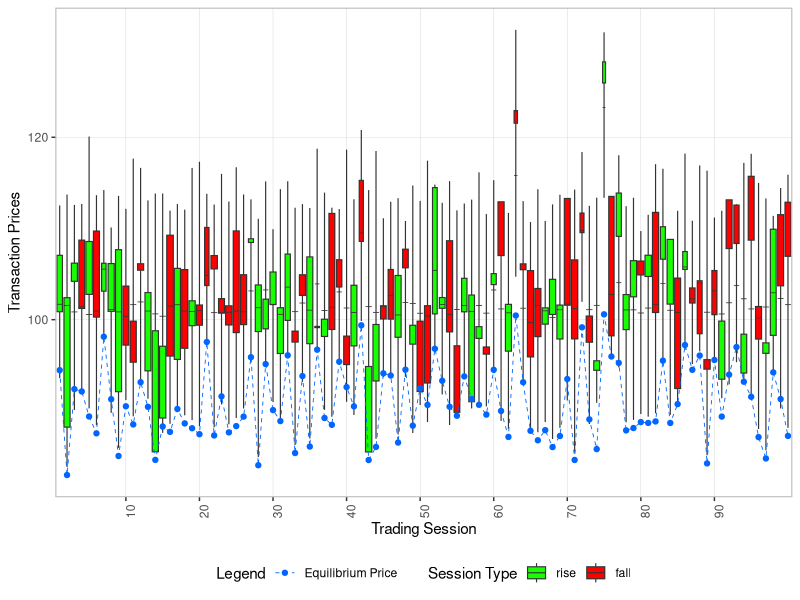
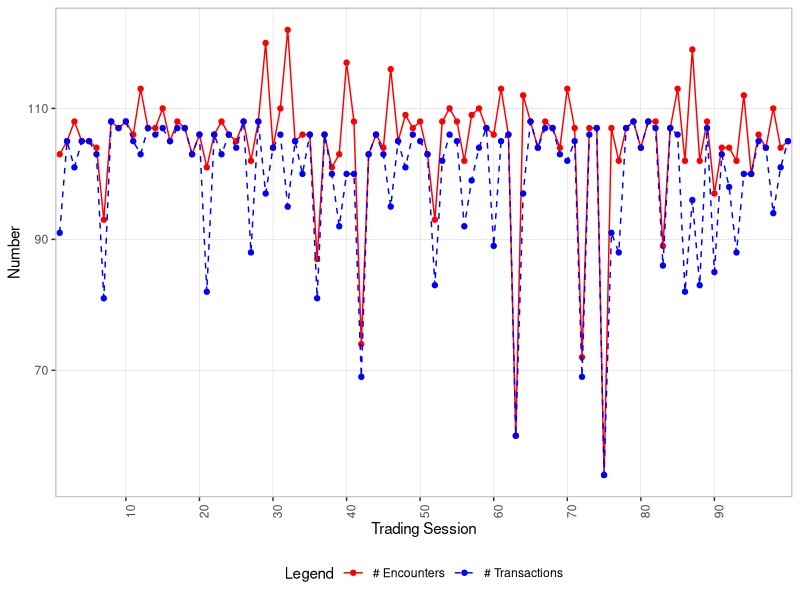

The R script that drew these images, in order: (Note: this script raises an error after producing the figures.)
closeAllConnections()
rm(list=ls())
gc()
library(ggplot2)
library(knitr)
library(dplyr)
library(magrittr)
library(evd)
set.seed(19888)
#set.seed(1988)
#set.seed(1)

N_ = 100
# supply_seed = c(500, 490, 505, 520, 202, 301, 380, 450, 500, 510)
#random_gumble = rgumbel(100, loc = 10, scale = 10)
random_gumble = rgumbel(N_, loc = 10, scale = 10)
# hist(random_gumble)
supply_seed = 113 - random_gumble
# hist(supply_seed)
supply_seed = as.integer(supply_seed)   # rbinom must take integer as parameter
bid_price_loop = list()
bid_quantity_loop = list()
b_e_loop = list()
bid_open = list()
bid_close = list()
S_loop = list()
transaction_loop = list()
number_encounter = list()
number_transaction = list()
unsatisfied_demand = list()
unsatisfied_ratio = list()
total_demand_loop = list()
total_supply_loop = list()

Z_loop = list()
Z_3_loop = list()
D_loop = list()

K_ = 10 #number of suppliers
I_ = 100
WC_loop = rweibull(I_*K_*N_, shape = 1, scale = 1)
WC_loop = matrix(data = WC_loop, nrow = K_*I_, ncol = N_) #each column corresponds to a particualr loop
stc = rnorm(K_, 10, 5)


for (loop in 1:length(supply_seed)){
  local_supply_seed = supply_seed[loop]
  
  
  a = 300 #parameter in search cost sc= a * EZ^2 * s_k
  b = 50
  K = 1:K_
  I = 1:I_
  
  
  D_ = rnorm(I_, 10, 3) + 0.2
  S_ = rnorm(K_, supply_seed[loop], 1)
  
  Z_loop[[loop]] = sum(D_) - sum(S_)
  D_loop[[loop]] = sum(D_)
  
  #D_ = D_ + D_carriedover
  c = rnorm(I_, 100,  5)
  
  #S_ = S_ + S_carriedover
  D = D_
  S = S_
  Z = sum(D) - sum(S)
  Z_3_loop[[loop]] = Z
  
  ################################################
  ############## Competitive Mkt  ################
  ################################################
  # # SC_competitive = sapply(1:I_, function(i){mean(Z ^ 2 /(a * S_))}) #WTP = marginal sc
  # # WTP = SC_competitive + c
  # WTP = c
  # most_want_to_less_want_order = order( - WTP)
  # #check 
  # #SC_competitive[most_want_to_less_want_order]
  # 
  # if (sum(D) < sum(S)){
  #   b_e = min(c)
  # }
  # else{
  #     tmp = 0
  #     d_tmp = 0
  #     while (d_tmp - sum(S) < 0){
  #       tmp = tmp + 1 
  #       print(tmp)
  #       d_tmp = d_tmp + D[most_want_to_less_want_order[tmp]]
  #     }
  #     b_e = WTP[most_want_to_less_want_order[tmp]]
  #   }
  
  
  #Equilibrium Price Calculation Function----
  b_e_fn = function(D, S, c){
    WTP = c
    most_want_to_less_want_order = order( - WTP)
    if (sum(D) < sum(S)){
      b_e = min(c)
    }
    else{
      tmp = 0
      d_tmp = 0
      while (d_tmp - sum(S) < 0){
        tmp = tmp + 1 
        print(tmp)
        d_tmp = d_tmp + D[most_want_to_less_want_order[tmp]]
      }
      b_e = WTP[most_want_to_less_want_order[tmp]]
    }
    return(b_e)
  }
  
  b_e = b_e_fn(D_, S_, c)
  b_e_loop[[loop]] = b_e
  
  b_e_tilda = mean(unlist(b_e_loop))
  
  ################################################
  ############## Auction Setting  ################
  ################################################
  
  # WC_raw = rweibull(I_*K_, shape = 1, scale = 1)
  WC_raw = WC_loop[,loop]
  
  WC = matrix(data = WC_raw, nrow = K_, ncol = I_) #each column corresponds to a buyer
  event = matrix(data = rank(WC_raw), nrow = K_, ncol = I_)
  event = t(event)
  
  WC_est = rexp(K_, rate = abs(Z)/b)
  
  #check 
  for (i in 1:(I_*K_)){
    supplier = which(event == i) %/% I_ + 1 #integerpart + 1
    buyer = which(event == i) %% I_ 
    print(c(supplier, buyer))
  }
  ################################
  #Buyer's side
  
  buyers_visit_order = sapply(1:I_, function(i) {rank(WC[,i])}) #each column corresponds to a buyer
  buyers_visit_order = t(buyers_visit_order)
  WC = t(WC)
  
  optimal_bid_fn = function(buyers_visit_order, i, S, a){
    order_local = buyers_visit_order[i,]
    Z_tilda_local = sapply(1:K_, function(k){sum(D_) - K_ * mean(S[order_local][1:k])})
    Z_tilda_local = max(Z_tilda_local, 0)
    search_cost_local = Z_tilda_local^2 / (a * S[order_local])
    bid_local = (K_-2)/(K_-1) + search_cost_local  + c[i]
    return(c(bid_local,search_cost_local))
  }
  c(1:K_)
  bid_= sapply(1:I_, function(i){optimal_bid_fn(buyers_visit_order, i , S_, a)})
  bid = t(bid_[c(1:K_),]) #bid
  bid_seq = bid
  bid = t(sapply(1:I_, function(i)bid[i,][buyers_visit_order[i,]]))
  search_cost = t(bid_[-c(1:K_),]) #search cost
  search_cost = t(sapply(1:I_, function(i)search_cost[i,][buyers_visit_order[i,]]))
  #############################
  #supplier
  
  ################################################
  ############## Acceptance Rule  ################
  ################################################
  # #acceptance rule 1
  B_1 = function(b_ik, supplier, est_WC){
    b_k_est = sort(bid[,supplier], decreasing =  T)[10] 
    return( (b_ik >= b_k_est - est_WC) &
              (b_ik >= (b_e_tilda - stc[supplier] - est_WC[supplier])) )
  }
  
  
  # 
  # #acceptance rule 4
  
  
  
  B_4 = function(b_ik, supplier, est_WC){
    return( (b_ik >= (b_e - est_WC[supplier])) & 
              (b_ik >= (b_e_tilda - stc[supplier] - est_WC[supplier])) )
  }
  
  
  
  ##########################################
  ############## Mkt Price  ################
  ##########################################
  #bid_est = rep(NULL, K_)
  bid_accepted_p = list(list(), list(), list(),list(), list(),
                        list(), list(), list(),list(), list()) #list of K_ lists!!!
  bid_accepted_q = bid_accepted_p
  bid_open_close = list()
  
  i = 1
  encounter = 0
  while (i <= (I_*K_) & length(K) > 0){
    print(i)
    supplier = which(event == i) %/% I_ + 1
    buyer = which(event == i) %% I_ 
    print(paste("Buyer", buyer, "is SUPPOSEDLY visiting Supplier", supplier))
    if (supplier %in% K & buyer %in% I){
      encounter  = encounter + 1
      q_ik = D[buyer] #bid quantity
      b_ik = bid[buyer, supplier] #bid price
      print(paste("Buyer", buyer, "is visiting Supplier",supplier))
      print(paste("Buyer's bid price - quantity pair is (", b_ik, ", ", q_ik, ")"))
      print(paste("Supplier's Supply is ", S[supplier]))
      
      q_ik_a = 0
      
      
      if(B_4(b_ik, supplier, WC_est)){  #Depends on accpeted rule
        print("bid accepted") 
        q_ik_a = min(S[supplier], q_ik)
        bid_accepted_p[[supplier]] = append(bid_accepted_p[[supplier]], b_ik) #double [[]]!
        bid_accepted_q[[supplier]] = append(bid_accepted_q[[supplier]], q_ik_a)
        bid_open_close = append(bid_open_close, b_ik)
      }
      else{print("bid rejected")
      }
      S[supplier] = S[supplier] - q_ik_a
      D[buyer] = D[buyer] - q_ik_a
      
      if(S[supplier] == 0){
        K = K[!K == supplier]  #K = K[-which(K == supplier)]
        print(paste("Supplier", supplier, "is out of mkt."))
      }
      if(D[buyer] == 0){
        I = I[!I == buyer] #I = I[-which(I == buyer)]
        print(paste("Buyer", buyer, "is out of mkt."))
      }
      print(paste("Supplier's Supply after decision is now ", S[supplier]))
      
    }
    else{print("Pass")}
    i = i + 1
  }
  
  #Final Result (bid_accpeted is a Class 3 object)
  #Contains all information
  bid_accepted = list(supplier_1 = NULL, supplier_2 = NULL, supplier_3 = NULL)
  for (i in 1:K_){ #note K is empty set right now!!
    print(i)
    bid_accepted[[i]] = data.frame(cbind(unlist(bid_accepted_p[[i]]), unlist(bid_accepted_q[[i]])))
  }
  
  #######################################################
  #######################################################
  bid_accepted_price = data.frame(
    price = unlist(
      lapply(1:K_, function(i)unlist(bid_accepted_p[[i]]))
    )
  ) #double list==>double unlist
  #number of buyers at each supplier
  number_buyer_severed = lapply(1:K_, function(i)length(bid_accepted_p[[i]])) 
  # construct a factor indicating supplier matching price column
  bid_accepted_price$supplier = unlist(lapply(1:K_, function(i)rep(i, number_buyer_severed[i])))
  bid_accepted_price$supplier = factor(bid_accepted_price$supplier)     
  
  
  bid_accepted_qunatity = data.frame(
    quantity = unlist(
      lapply(1:K_, function(i)unlist(bid_accepted_q[[i]]))
    )
  ) #double list==>double unlist
  #number of buyers at each supplier
  # construct a factor indicating supplier matching price column
  bid_accepted_qunatity$supplier = unlist(lapply(1:K_, function(i)rep(i, number_buyer_severed[i])))
  bid_accepted_qunatity$supplier = factor(bid_accepted_qunatity$supplier)   
  
  bid_price_loop[[loop]] = bid_accepted_price
  bid_quantity_loop[[loop]] = bid_accepted_qunatity
  bid_open[[loop]] = bid_open_close[[1]]
  bid_close[[loop]] = bid_open_close[[length(bid_open_close)]]
  S_loop[[loop]] = S_ 
  transaction_loop[[loop]] = S_ - S
  number_transaction[[loop]] = sum(unlist(number_buyer_severed))
  number_encounter[[loop]] = encounter
  # D_carriedover = D
  #S_carriedover = S
  unsatisfied_demand[[loop]] = sum(D)
  unsatisfied_ratio[[loop]] = sum(D) / sum(D_)
  total_demand_loop[[loop]] = sum(D_)
  total_supply_loop[[loop]] = sum(S_)
}


#######################################################
######################   GGplot    ####################
#######################################################
price_loop_plot = lapply(1:length(supply_seed), function(i){bid_price_loop[[i]]$price})
number_loop_plot = lapply(1:length(supply_seed), function(i){dim(bid_price_loop[[i]])[1]})
price_loop_plot = data.frame(price = unlist(price_loop_plot))
price_loop_plot$ts = unlist(lapply(1:length(supply_seed), function(i){
  rep(i, number_loop_plot[i])  
}))
price_loop_plot$ts = as.factor(price_loop_plot$ts)


quantity_loop_plot = lapply(1:length(supply_seed), function(i){bid_quantity_loop[[i]]$quantity})

quantity_loop_plot = data.frame(quantity= unlist(quantity_loop_plot))
quantity_loop_plot$ts = unlist(lapply(1:length(supply_seed), function(i){
  rep(i, number_loop_plot[i])  
}))
quantity_loop_plot$ts = as.factor(quantity_loop_plot$ts)


#Trading volume-------
trading_volume= lapply(1:length(supply_seed), function(i){sum(transaction_loop[[i]])})
trading_volume = unlist(trading_volume)



price_mean = sapply(1:length(supply_seed), function(i){
  weighted.mean(price_loop_plot[price_loop_plot$ts==i, 1], 
                quantity_loop_plot[quantity_loop_plot$ts==i, 1])
})

price_max = 
  price_loop_plot%>%
  group_by(ts)%>%
  summarise_each(., funs(max))

price_min = 
  price_loop_plot%>%
  group_by(ts)%>%
  summarise_each(., funs(min))

price_open = unlist(bid_open)
price_close = unlist(bid_close)
price_equil = unlist(b_e_loop)


number_encounter = unlist(number_encounter)
number_transaction = unlist(number_transaction)
unsatisfied_demand = unlist(unsatisfied_demand)
unsatisfied_ratio = unlist(unsatisfied_ratio) * 100
excess_demand = unlist(total_demand_loop) - unlist(total_supply_loop)
jump_metric1 = (price_mean - price_equil)/price_equil * 100
jump_metric2 = (price_min[,2] - price_equil)/price_equil * 100
jump_metric3 = (price_close - price_equil)/price_equil * 100

demand_gen = unlist(D_loop)
excess_demand_gen = unlist(Z_loop)
excess_demand_actual = unlist(Z_3_loop)

other_df = data.frame(cbind(price_mean, price_open, price_close, price_equil,
                            number_encounter,
                            number_transaction,
                            unsatisfied_demand,
                            unsatisfied_ratio,
                            jump_metric1,
                            jump_metric2,
                            jump_metric3,
                            trading_volume,
                            excess_demand,
                            demand_gen,
                            excess_demand_gen,
                            excess_demand_actual))
candle_chart_df = full_join(price_min, price_max, by = "ts")
candle_chart_df%<>%
  bind_cols(., other_df)

candle_chart_df%<>%
  mutate(., price_upper = pmax(price_open, price_close))%>%
  mutate(., price_lower = pmin(price_open, price_close))%>%
  mutate(., type = as.numeric((price_open == price_lower)))

black.plain.angle30.size1.text <- element_text(angle = 90)

#ggplot-----
ggplot(candle_chart_df, aes(x = ts))+
  geom_boxplot(aes(
    fill = factor(type),
    ymin = price.x,
    lower = price_lower,
    middle = price_mean,
    upper = price_upper,
    ymax = price.y,
    width = trading_volume/1200), 
    fatten = 0.7,
    #
    stat = "identity",
    size = 0.4)+
  # geom_point(aes(x = ts, y = price_mean), color = "#FF9933")+
  # geom_line(aes(x = as.numeric(ts), y = price_mean), 
  #           linetype = 2,
  #           size = .3,
  #           color = "#FF9933")+
  geom_point(aes(x = ts, y = price_equil, color = "1"))+
  geom_line(aes(x = as.numeric(ts), y = price_equil,  color = "1"), 
            linetype = 2,
            size = .3)+
  # geom_point(aes(x = ts, y = number_encounter, color = "2")) +
  # geom_line(aes(x = as.numeric(ts), y = number_encounter, color = "2"),
  #           linetype = 2,
  #           size = .3)+
  # geom_point(aes(x = ts, y = number_transaction, color = "3")) +
  # geom_line(aes(x = as.numeric(ts), y = number_transaction, color = "3"),
  #           linetype = 2,
  #           size = .3)+
  # geom_point(aes(x = ts, y = 100 * unsatisfied_ratio, color = "4")) +
  # geom_line(aes(x = as.numeric(ts), y = 100 * unsatisfied_ratio, color = "4"),
  #           linetype = 2,
#           size = .3)+
# geom_point(aes(x = ts, y = jump_metric, color = "5")) +
# geom_line(aes(x = as.numeric(ts), y = jump_metric, color = "5"),
#           linetype = 2,
#           size = .3)+
xlab("Trading Session")+
  ylab("Transaction Prices")+
  # ggtitle("Transaction Prices in Type 3 Trading Sessions (10 Suppliers & 100 Buyers)")+
  scale_color_manual(name='Legend', 
                     labels = c("Equilibrium Price", 
                                "# Encounter",
                                "# Transaction", 
                                "Unfulfilled Ratio"),
                     values = c("#0066FF", "blue", 
                                "#FF0000","green"))+
  scale_fill_manual(name='Session Type', 
                    labels = c("rise", "fall"),
                    values=c("#17FF00", "red"))+
  scale_x_discrete(labels= seq(0, length(supply_seed) - 10, 10), 
                   breaks = seq(0, length(supply_seed) - 10, 10))+
  scale_y_continuous(labels = c("100", "120", "140", "160", "180"),
                     breaks = c(100, 120, 140, 160, 180))+
  theme(axis.text.x = black.plain.angle30.size1.text, 
        panel.background = element_rect(fill = "white"),
        panel.border = element_rect(fill = NA, colour = "grey", size = 0.8),
        panel.grid.major = element_line(colour = "grey", size = 0.1),
        legend.position	= "bottom",
        legend.box = "horizontal"
  )

ggsave("TS1_LowSC_Candle.pdf", width = 11.69, height = 8.27, units = "in")

# 

ggplot(candle_chart_df)+
  geom_point(aes(x = ts, y = number_encounter, color = "# Encounters")) +
  geom_line(aes(x = as.numeric(ts), y = number_encounter, color = "# Encounters"))+
  geom_point(aes(x = ts, y = number_transaction, color = "# Transactions")) +
  geom_line(aes(x = as.numeric(ts), y = number_transaction, color = "# Transactions"),linetype = "dashed")+
  xlab("Trading Session")+
  ylab("Number")+
  #  ggtitle("Number of Encounters across Trading Sessions (10 Suppliers & 100 Buyers)")+
  scale_x_discrete(labels= seq(0, length(supply_seed) - 10, 10),
                   breaks = seq(0, length(supply_seed) - 10, 10))+
  scale_color_manual(name = "Legend",
                     labels = c("# Encounters", "# Transactions"),
                     values = c("red", "blue"))+
  theme(axis.text.x = black.plain.angle30.size1.text,
        panel.background = element_rect(fill = "white"),
        panel.border = element_rect(fill = NA, colour = "grey", size = 0.8),
        panel.grid.major = element_line(colour = "grey", size = 0.1),
        legend.position	= "bottom"
  )

ggsave("TS1_LowSC_Encounter.pdf", width = 8, height = 6, units = "in")

ggplot(candle_chart_df)+
  geom_point(aes(x = ts, y = jump_metric1, color = "1")) +
  geom_line(aes(x = as.numeric(ts), y = jump_metric1, color = "1"))+
  geom_point(aes(x = ts, y = jump_metric2, color = "2")) +
  geom_line(aes(x = as.numeric(ts), y = jump_metric2, color = "2"))+
  geom_point(aes(x = ts, y = jump_metric3, color = "3")) +
  geom_line(aes(x = as.numeric(ts), y = jump_metric3, color = "3"))+
  scale_color_manual(name = "Legend",
                     values = c("red", "green", "blue"),
                     labels = c("Weighted Average Bid Price",
                                "Minimal Bid Price",
                                "Closing Bid Price"
                     ))+
  scale_x_discrete(labels= seq(0, length(supply_seed) - 10, 10),
                   breaks = seq(0, length(supply_seed) - 10, 10))+
  # scale_y_continuous(labels = c("20%", "40%", "60%"),
  #                    breaks = c(20, 40, 60))+
  xlab("Trading Session")+
  ylab("Jump Size (%)")+
  # ggtitle("Jump Size across Trading Sessions (using Three Metrics)")+
  theme(axis.text.x = black.plain.angle30.size1.text,
        panel.background = element_rect(fill = "white"),
        panel.border = element_rect(fill = NA, colour = "grey", size = 0.8),
        panel.grid.major = element_line(colour = "grey", size = 0.1),
        legend.position = "bottom")

ggsave("TS1_LowSC_Jump_All.pdf", width = 8, height = 6, units = "in")

ggplot(candle_chart_df)+
  geom_point(aes(x = ts, y = jump_metric1), color = "red") +
  geom_line(aes(x = as.numeric(ts), y = jump_metric1), color = 'red')+
  xlab("Trading Session")+
  ylab("Jump Size (%)")+
  #  ggtitle("Jump Size across Trading Sessions (Weighted Average Bid Price)")+
  scale_x_discrete(labels= seq(0, length(supply_seed) - 10, 10),
                   breaks = seq(0, length(supply_seed) - 10, 10))+
  # scale_y_continuous(labels = c("20%", "40%", "60%"),
  #                  breaks = c(20, 40, 60))+
  theme(axis.text.x = black.plain.angle30.size1.text,
        panel.background = element_rect(fill = "white"),
        panel.border = element_rect(fill = NA, colour = "grey", size = 0.8),
        panel.grid.major = element_line(colour = "grey", size = 0.1)
  )

ggsave("TS1_LowSC_Jump_1.pdf", width = 8, height = 6, units = "in")


ggplot(candle_chart_df)+
  geom_point(aes(x = ts, y = jump_metric2), color = "red") +
  geom_line(aes(x = as.numeric(ts), y = jump_metric2), color = 'red')+
  xlab("Trading Session")+
  ylab("Jump Size (%)")+
  # ggtitle("Jump Size across Trading Sessions (Minimal Bid Price)")+
  scale_x_discrete(labels= seq(0, length(supply_seed) - 10, 10),
                   breaks = seq(0, length(supply_seed) - 10, 10))+
  # scale_y_continuous(labels = c("20%", "40%", "60%"),
  #                    breaks = c(20, 40, 60))+
  theme(axis.text.x = black.plain.angle30.size1.text,
        panel.background = element_rect(fill = "white"),
        panel.border = element_rect(fill = NA, colour = "grey", size = 0.8),
        panel.grid.major = element_line(colour = "grey", size = 0.1)
  )

ggsave("TS1_LowSC_Jump_2.pdf", width = 8, height = 6, units = "in")

ggplot(candle_chart_df)+
  geom_point(aes(x = ts, y = jump_metric3), color = "red") +
  geom_line(aes(x = as.numeric(ts), y = jump_metric3), color = 'red')+
  xlab("Trading Session")+
  ylab("Jump Size (%)")+
  #  ggtitle("Jump Size across Trading Sessions (Closing Bid Price)")+
  scale_x_discrete(labels= seq(0, length(supply_seed) - 10, 10),
                   breaks = seq(0, length(supply_seed) - 10, 10))+
  # scale_y_continuous(labels = c("20%", "40%", "60%"),
  #                    breaks = c(20, 40, 60))+
  theme(axis.text.x = black.plain.angle30.size1.text,
        panel.background = element_rect(fill = "white"),
        panel.border = element_rect(fill = NA, colour = "grey", size = 0.8),
        panel.grid.major = element_line(colour = "grey", size = 0.1)
  )

ggsave("TS1_LowSC_Jump_3.pdf", width = 8, height = 6, units = "in")

ggplot(candle_chart_df)+
  geom_point(aes(x = ts, y = unsatisfied_ratio), color = "red") +
  geom_line(aes(x = as.numeric(ts), y = unsatisfied_ratio), color = 'red')+
  xlab("Trading Session")+
  ylab("Unsatisfied Demand Ratio (%)")+
  # ggtitle("Unsatisfied Demand Ratio across Trading Sessions (10 Suppliers & 100 Buyers)")+
  scale_x_discrete(labels= seq(0, length(supply_seed) - 10, 10),
                   breaks = seq(0, length(supply_seed) - 10, 10))+
  #scale_y_continuous(labels = c("50%", "60%", "70%", "80%"),
  #                     breaks = c(50, 60, 70, 80))+
  theme(axis.text.x = black.plain.angle30.size1.text,
        panel.background = element_rect(fill = "white"),
        panel.border = element_rect(fill = NA, colour = "grey", size = 0.8),
        panel.grid.major = element_line(colour = "grey", size = 0.1)
  )

ggsave("TS1_LowSC_Unsatisfied_Demand.pdf", width = 8, height = 6, units = "in")


ggplot(candle_chart_df)+
  geom_point(aes(x = ts, y = excess_demand), color = "red") +
  geom_line(aes(x = as.numeric(ts), y = excess_demand), color = 'red')+
  xlab("Trading Session")+
  ylab("Excess Demand")+
  # ggtitle("Excess Demand across Trading Sessions (10 Suppliers & 100 Buyers)")+
  scale_x_discrete(labels= seq(0, length(supply_seed) - 10, 10),
                   breaks = seq(0, length(supply_seed) - 10, 10))+
  theme(axis.text.x = black.plain.angle30.size1.text,
        panel.background = element_rect(fill = "white"),
        panel.border = element_rect(fill = NA, colour = "grey", size = 0.8),
        panel.grid.major = element_line(colour = "grey", size = 0.1)
  )

ggsave("TS1_LowSC_Excess_Demand.pdf", width = 8, height = 6, units = "in")


ggplot(candle_chart_df)+
  geom_point(aes(x = ts, y = excess_demand_gen, color = "# Encounters")) +
  geom_line(aes(x = as.numeric(ts), y = excess_demand_gen, color = "# Encounters"))+
  geom_point(aes(x = ts, y = excess_demand_actual, color = "# Transactions")) +
  geom_line(aes(x = as.numeric(ts), y = excess_demand_actual, color = "# Transactions"),linetype = "dashed")+
  xlab("Trading Session")+
  ylab("Number")+
  #  ggtitle("Excess Demand across Trading Sessions (10 Suppliers & 100 Buyers)")+
  scale_x_discrete(labels= seq(0, length(supply_seed) - 10, 10),
                   breaks = seq(0, length(supply_seed) - 10, 10))+
  scale_color_manual(name = "Legend",
                     labels = c("Excess Denamd Gen", "Excess Demand Actual"),
                     values = c("red", "blue"))+
  theme(axis.text.x = black.plain.angle30.size1.text,
        panel.background = element_rect(fill = "white"),
        panel.border = element_rect(fill = NA, colour = "grey", size = 0.8),
        panel.grid.major = element_line(colour = "grey", size = 0.1),
        legend.position	= "bottom"
  )

ggsave("TS1_LowSC_Excess_Demand_All.pdf", width = 8, height = 6, units = "in")

# values=c("#0066FF", "#0033CC", "#33FFFF", "#17FF00", "#99CC00", "#FFCC66", "#FF9933", "#FF99FF", "#9933FF","#FF0000","#560000")


#price_close
arima_fit <- forecast::auto.arima(x = price_close, allowdrift = FALSE, ic = "bic")
pars <- coefs2poly(arima_fit)
resid <- residuals(arima_fit)
oo<-locate.outliers(resid,pars)
dim(oo)[1]


arima_fit <- forecast::auto.arima(x = price_equil, allowdrift = FALSE, ic = "bic")
pars <- coefs2poly(arima_fit)
resid <- residuals(arima_fit)
oo1<-locate.outliers(resid,pars)
dim(oo1)[1]

realized_vol = sqrt(sum(diff(log(price_close))^2)); realized_vol
max(jump_metric3) 



mean(trading_volume)
max(trading_volume)
  
